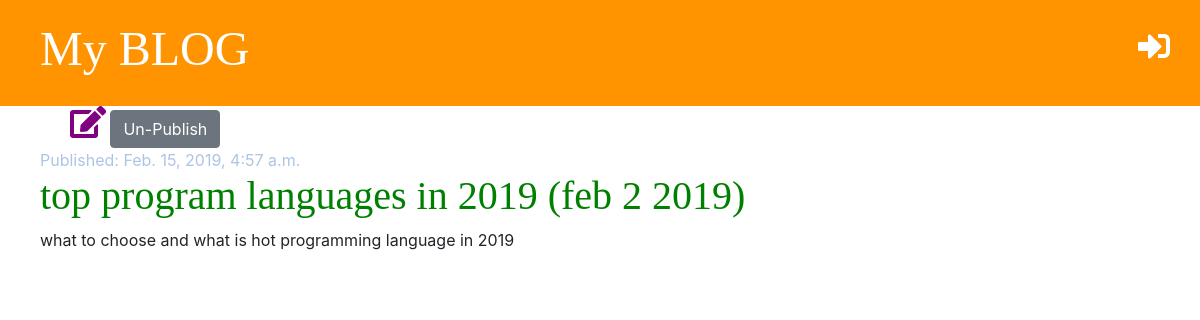
The app's page /post/2/ with its own data.
### blog/models.py (models this page shows, shortened)
class Post(models.Model):
    author = models.ForeignKey('auth.User', on_delete=models.CASCADE)
    title = models.CharField(max_length=200)
    text = models.TextField()
    created_date = models.DateTimeField(default=timezone.now)
    published_date = models.DateTimeField(blank=True, null=True)
    test_date = models.DateTimeField(blank=True, null=True)

### blog/views.py (the view)
# urls.py: path('post/<int:pk>/', views.post_detail, name='post_detail'),
def post_detail(request, pk):
    post = get_object_or_404(Post, pk=pk)
    stuff_for_frontend = {'post': post}
    return render(request, 'blog/post_detail.html', stuff_for_frontend)

### blog/templates/blog/post_detail.html
{% extends 'blog/base.html' %}
{% block content %}
<div class="post">
    <span class="edit-publish">
        <a href="{% url 'post_edit' pk=post.pk %}"><i class="fas fa-edit fa-2x"></i></a>
    {% if post.published_date %}
        <a href="{% url 'post_post_unPublish' pk=post.pk %}"><button class="btn btn-secondary">Un-Publish</button></a>
    </span>
        <div class="date">
            Published: {{ post.published_date}}
        </div>
    {% else %}
        <a href="{% url 'post_publish' pk=post.pk %}"><button class="btn btn-secondary">Publish</button></a>
    </span>
    {% endif %}
    <h1>{{ post.title}}</h1>
    <p>{{ post.text|linebreaksbr}}</p>
</div>
{% endblock %}

### blog/static/css/blog.css (style rules this page uses)
h1, h2, h3, h4 { font-family: 'Tangerine', 'Inconsolata', 'Drpod Sans', serif; font-size: 48px; }
.date { color: #aec4e5 }
.post { margin-bottom: 70px; }
.post h1 { color: green; }
.edit-publish a i { color: purple; padding-left: 30px; }

### records on screen
Post: published_date "Feb. 15, 2019, 4:57 a.m.", title "top program languages in 2019 (feb 2 2019)", text "what to choose and what is hot programming language in 2019"
